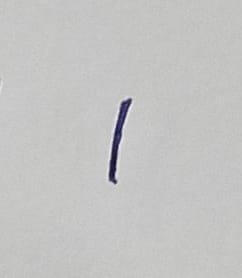
#> input picture Dataset/ا/WhatsApp Image 2025-10-16 at 06.46.18.jpeg, 242 x 278 px; its folder holds only this picture in this run
$ jupyter execute --allow-errors abc.ipynb
#> lines starting #> are read from the running program, lines starting #| are printed output that depends on the picture; after the words box and inside, x2 and y2 are one past the last pixel; in counts of white or black regions, pixels touching at a corner belong together
[cell 1]
# Urdu Handwritten Letter Recognition using HOG + SVM
# Dataset folder name: 'Dataset'

# ------------------- 1️⃣ Setup -------------------
import os
import cv2
import numpy as np
from skimage.feature import hog
from sklearn.model_selection import train_test_split, GridSearchCV
from sklearn.preprocessing import LabelEncoder, StandardScaler
from sklearn.svm import SVC
from sklearn.metrics import accuracy_score, classification_report, confusion_matrix
import matplotlib.pyplot as plt
import seaborn as sns

base_path = "../Dataset"  # Dataset folder

# ------------------- 2️⃣ Load & Preprocess -------------------
data = []
labels = []

for folder in os.listdir(base_path):
    folder_path = os.path.join(base_path, folder)
    if not os.path.isdir(folder_path):
        continue
    for img_name in os.listdir(folder_path):
        if img_name.startswith('.'):  # skip hidden files
            continue
        img_path = os.path.join(folder_path, img_name)
        img = cv2.imread(img_path, cv2.IMREAD_GRAYSCALE)
#> img: shape (278, 242); min 13, max 242, mean 195.7
        if img is None:
            print("Skipped invalid image:", img_path)
            continue
        img = cv2.resize(img, (128, 128))
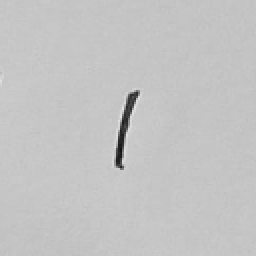
#> img: shape (128, 128) (shown 2 times larger); min 17, max 230, mean 195.6
        _, img = cv2.threshold(img, 0, 255, cv2.THRESH_BINARY_INV + cv2.THRESH_OTSU)
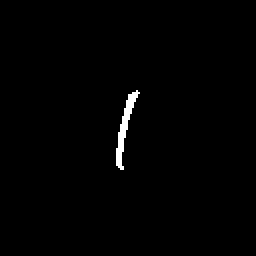
#> img: shape (128, 128) (shown 2 times larger); 0.86% white; 1 white region, box (x1, y1, x2, y2) and area: (58, 45, 70, 85) 141
        features, _ = hog(img, orientations=9, pixels_per_cell=(16,16),
                          cells_per_block=(2,2), block_norm='L2-Hys', visualize=True)
#> features = 1764 values, max 1 at index 351, min 0 at index 0, mean 0.0152
        data.append(features)
        labels.append(folder)
#> pass 2 of the loop `for folder in os.listdir(base_path):`:
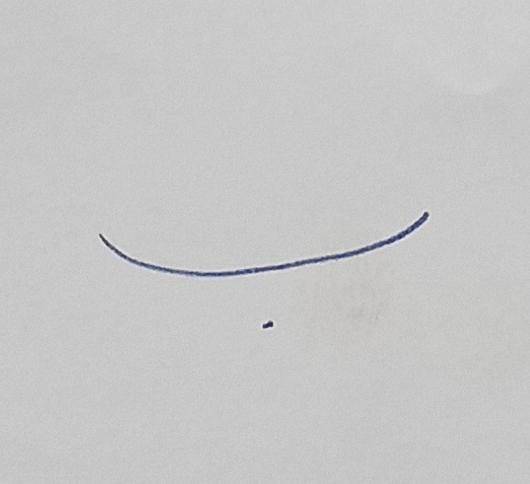
#> input picture Dataset/ب/11.ب.jpeg, 530 x 484 px
#> `_, img = cv2.threshold(img, 0, 255, cv2.THRESH_BINARY_INV + cv2.THRESH..`:
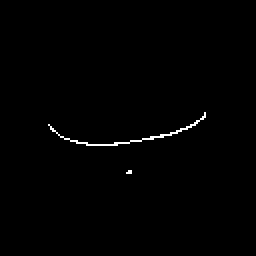
#> img: shape (128, 128) (shown 2 times larger); 0.63% white in thin lines or dots, all inside (x1, y1, x2, y2) = (24, 56, 103, 87)
#> features = 1764 values, max 0.707 at index 677, min 0 at index 0, mean 0.0253

data = np.array(data)
labels = np.array(labels)

# ------------------- 3️⃣ Encode Labels -------------------
encoder = LabelEncoder()
labels_enc = encoder.fit_transform(labels)

# ------------------- 4️⃣ Train-Test Split -------------------
X_train, X_test, y_train, y_test = train_test_split(data, labels_enc, test_size=0.1, random_state=42)
#> y_train = [0]; y_test = [1]

# ------------------- 5️⃣ Feature Scaling -------------------
scaler = StandardScaler()
X_train = scaler.fit_transform(X_train)
X_test = scaler.transform(X_test)

# ------------------- 6️⃣ SVM + Hyperparameter Tuning -------------------
param_grid = {
    'C': [1, 10, 100],
    'gamma': ['scale', 0.01, 0.001]
}
grid = GridSearchCV(SVC(kernel='rbf', class_weight='balanced'), param_grid, cv=3)
#> (the rest of this cell did not finish here and is left out)

[cell 2]
import cv2
import os
import numpy as np

# Paths
original_path = "../Dataset"           # Original dataset
augmented_path = "../Augmented_Dataset"  # Folder to save augmented images

if not os.path.exists(augmented_path):
    os.makedirs(augmented_path)

# Augmentation function
def augment_image(img):
    augmented = []
    rows, cols = img.shape
#> rows = 128; cols = 128

    # Rotate ±10 degrees
    for angle in [-10, -5, 5, 10]:
        M = cv2.getRotationMatrix2D((cols/2, rows/2), angle, 1)
        dst = cv2.warpAffine(img, M, (cols, rows), borderMode=cv2.BORDER_CONSTANT, borderValue=0)
        augmented.append(dst)
#> after the loop, augmented = 4 items

    # Shift
    for dx, dy in [(-5,0), (5,0), (0,-5), (0,5)]:
        M = np.float32([[1,0,dx],[0,1,dy]])
        dst = cv2.warpAffine(img, M, (cols, rows), borderMode=cv2.BORDER_CONSTANT, borderValue=0)
        augmented.append(dst)
#> this loop made 4 passes
#> pass 1, in augment_image, `dst = cv2.warpAffine(img, M, (cols, rows), borderMode=cv2.BORDER_CONST..`:
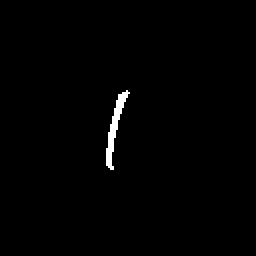
#> dst: shape (128, 128) (shown 2 times larger); 0.86% white; 1 white region, box (x1, y1, x2, y2) and area: (53, 45, 65, 85) 141
#> pass 2, in augment_image, `dst = cv2.warpAffine(img, M, (cols, rows), borderMode=cv2.BORDER_CONST..`:
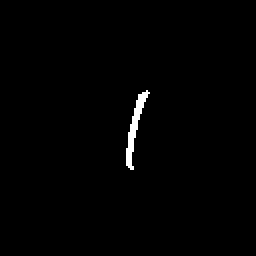
#> dst: shape (128, 128) (shown 2 times larger); 0.86% white; 1 white region, box (x1, y1, x2, y2) and area: (63, 45, 75, 85) 141
#> pass 3, in augment_image, `dst = cv2.warpAffine(img, M, (cols, rows), borderMode=cv2.BORDER_CONST..`:
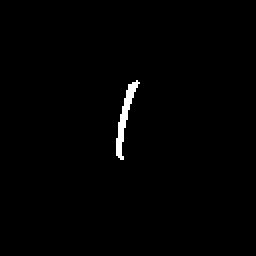
#> dst: shape (128, 128) (shown 2 times larger); 0.86% white; 1 white region, box (x1, y1, x2, y2) and area: (58, 40, 70, 80) 141
#> after the loop, augmented = 8 items

    # Take only 5 images randomly
    if len(augmented) > 5:
        augmented = augmented[:5]
#> augmented = 5 items

    return augmented

# Loop through original dataset
for folder in os.listdir(original_path):
    folder_path = os.path.join(original_path, folder)
    if not os.path.isdir(folder_path):
        continue

    save_folder = os.path.join(augmented_path, folder)
    if not os.path.exists(save_folder):
        os.makedirs(save_folder)

    for img_name in os.listdir(folder_path):
        if img_name.startswith('.'):
            continue
        img_path = os.path.join(folder_path, img_name)
        img = cv2.imread(img_path, cv2.IMREAD_GRAYSCALE)
        if img is None:
            print("Skipped invalid image:", img_path)
            continue
        img = cv2.resize(img, (128, 128))
        _, img = cv2.threshold(img, 0, 255, cv2.THRESH_BINARY_INV + cv2.THRESH_OTSU)

        augmented_images = augment_image(img)
#> augmented_images = 5 items

        for i, aug_img in enumerate(augmented_images):
            base_name = os.path.splitext(img_name)[0]
            save_name = f"{base_name}_aug{i+1}.jpg"
            cv2.imwrite(os.path.join(save_folder, save_name), aug_img)
#> this loop made 5 passes
#> pass 2 of the loop `for folder in os.listdir(original_path):`:
#> the loop in augment_image (call 2), `for angle in [-10, -5, 5, 10]:` made 4 passes
#> M on passes 1 to 4: [[0.985, -0.174, 12.09], [0.174, 0.985, -10.14]], [[0.996, -0.0872, 5.82], [0.0872, 0.996, -5.33]], [[0.996, 0.0872, -5.33], [-0.0872, 0.996, 5.82]], [[0.985, 0.174, -10.14], [-0.174, 0.985, 12.09]]
#> after the loop in augment_image (call 2), `for angle in [-10, -5, 5, 10]:`: augmented = 4 items
#> the loop in augment_image (call 2), `for dx, dy in [(-5,0), (5,0), (0,-5), (0,5)]:` made 4 passes
#> pass 3, in augment_image (call 2), `dst = cv2.warpAffine(img, M, (cols, rows), borderMode=cv2.BORDER_CONST..`:
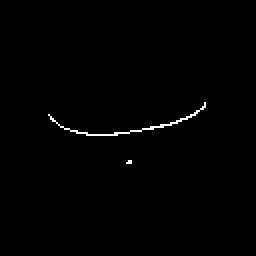
#> dst: shape (128, 128) (shown 2 times larger); 0.63% white in thin lines or dots, all inside (x1, y1, x2, y2) = (24, 51, 103, 82)
#> after the loop in augment_image (call 2), `for dx, dy in [(-5,0), (5,0), (0,-5), (0,5)]:`: augmented = 8 items
#> in augment_image (call 2), `augmented = augmented[:5]`: augmented = 5 items
#> the loop `for i, aug_img in enumerate(augmented_images):` made 5 passes
#> save_name on passes 1 to 5: '11.ب_aug1.jpg', '11.ب_aug2.jpg', '11.ب_aug3.jpg', '11.ب_aug4.jpg', '11.ب_aug5.jpg'

print("Augmentation complete! Augmented images stored in:", augmented_path)
